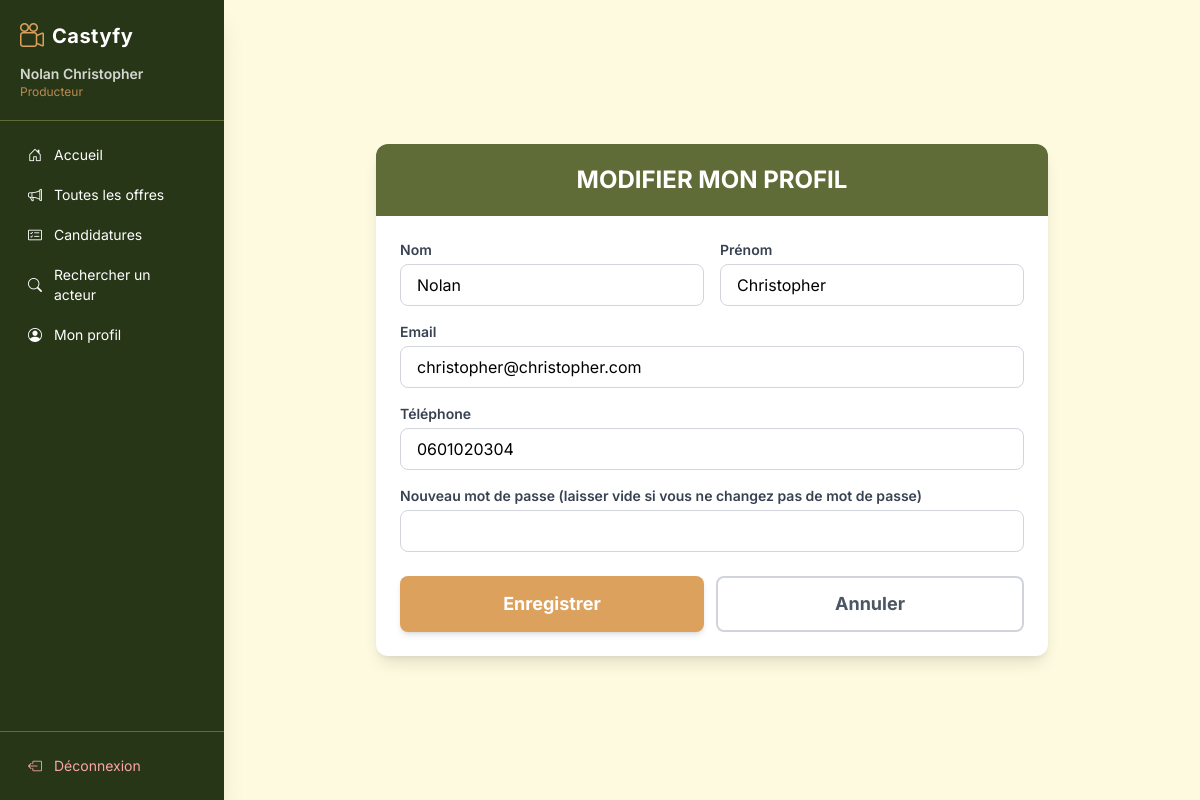
Screenshot of /index.php?page=modifierProfilProducteur (signed in) with the database file from the repository.
### tables this page shows
CREATE TABLE producteurs (
    id INT NOT NULL AUTO_INCREMENT,
    nom VARCHAR(255) NOT NULL,
    prenom VARCHAR(255) NOT NULL,
    email VARCHAR(255) NOT NULL UNIQUE,
    mdp VARCHAR(255) NOT NULL,
    telephone VARCHAR(255) NOT NULL UNIQUE,
    PRIMARY KEY (id)
);

### controller/producteurs/accueilProducteur.php (called while the page is built)
<?php
include ('bdd/bdd.php');
$reqProfilConnecte = $bdd->prepare("SELECT * FROM producteurs WHERE id = ?");
$reqProfilConnecte->execute([$_SESSION['user_id']]);
$profilConnecte = $reqProfilConnecte->fetch();
?>

### view/producteurs/modifierProfilProducteur.php (the view)
<?php
include('controller/producteurs/accueilProducteur.php');
?>
<div class="max-w-2xl mx-auto">
    <div class="bg-white rounded-xl shadow-lg overflow-hidden">
        <div class="bg-olive text-white px-6 py-5 text-center">
            <h1 class="text-2xl font-bold uppercase">Modifier mon profil</h1>
        </div>
        <div class="p-6">
            <form action="controller/producteurs/modifierProfilProducteur.php" method="POST">
                <div class="grid grid-cols-1 md:grid-cols-2 gap-4 mb-4">
                    <div>
                        <label for="nom" class="block text-sm font-semibold text-gray-700 mb-1">Nom</label>
                        <input type="text" id="nom" name="nom" value="<?php echo $profilConnecte['nom']; ?>"
                            class="w-full border border-gray-300 rounded-lg px-4 py-2 focus:outline-none focus:ring-2 focus:ring-olive">
                    </div>
                    <div>
                        <label for="prenom" class="block text-sm font-semibold text-gray-700 mb-1">Prénom</label>
                        <input type="text" id="prenom" name="prenom" value="<?php echo $profilConnecte['prenom']; ?>"
                            class="w-full border border-gray-300 rounded-lg px-4 py-2 focus:outline-none focus:ring-2 focus:ring-olive">
                    </div>
                </div>
                <div class="mb-4">
                    <label for="email" class="block text-sm font-semibold text-gray-700 mb-1">Email</label>
                    <input type="email" id="email" name="email" value="<?php echo $profilConnecte['email']; ?>"
                        class="w-full border border-gray-300 rounded-lg px-4 py-2 focus:outline-none focus:ring-2 focus:ring-olive">
                </div>
                <div class="mb-4">
                    <label for="telephone" class="block text-sm font-semibold text-gray-700 mb-1">Téléphone</label>
                    <input type="text" id="telephone" name="telephone" value="<?php echo $profilConnecte['telephone']; ?>"
                        class="w-full border border-gray-300 rounded-lg px-4 py-2 focus:outline-none focus:ring-2 focus:ring-olive">
                </div>
                <div class="mb-6">
                    <label for="mdp" class="block text-sm font-semibold text-gray-700 mb-1">Nouveau mot de passe (laisser vide si vous ne changez pas de mot de passe)</label>
                    <input type="password" id="mdp" name="mdp"
                        class="w-full border border-gray-300 rounded-lg px-4 py-2 focus:outline-none focus:ring-2 focus:ring-olive">
                </div>
                <div class="flex gap-3">
                    <button type="submit" name="modifier" class="flex-1 bg-ocre text-white py-3 rounded-lg text-lg font-bold hover:bg-orange-b transition duration-200 shadow-md">
                        Enregistrer
                    </button>
                    <a href="index.php?page=accueil_producteur" class="flex-1 text-center border-2 border-gray-300 text-gray-600 py-3 rounded-lg text-lg font-bold hover:bg-gray-100 transition duration-200">
                        Annuler
                    </a>
                </div>
            </form>
        </div>
    </div>
</div>

### rows the page displays
producteurs: nom "Nolan", prenom "Christopher", email "christopher@christopher.com", telephone "0601020304"

### other values shown
$_SESSION['nom'] "Nolan Christopher"
$_SESSION['role'] "Producteur"
